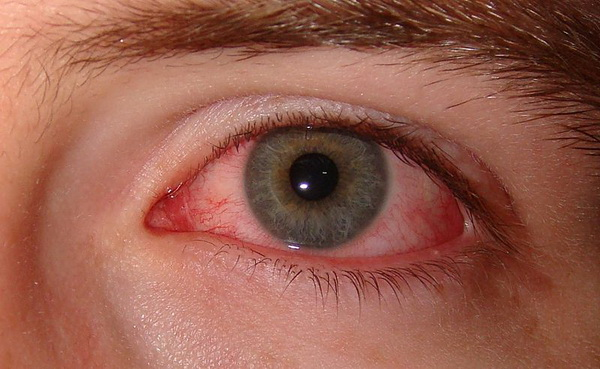
#> input picture dry.jpg, 600 x 369 px
$ python eye2.py   (older library calls are emulated)
#> lines starting #> are read from the running program, lines starting #| are printed output that depends on the picture
import cv2
import numpy as np
import urllib.request

# [23 lines of commented-out code are left out]

font = cv2.FONT_HERSHEY_SIMPLEX


image = cv2.imread('dry.jpg')
#> image is the input picture: shape (369, 600, 3); mean B, G, R 77.5, 93.2, 150.9
image = cv2.resize(image,(600,400))
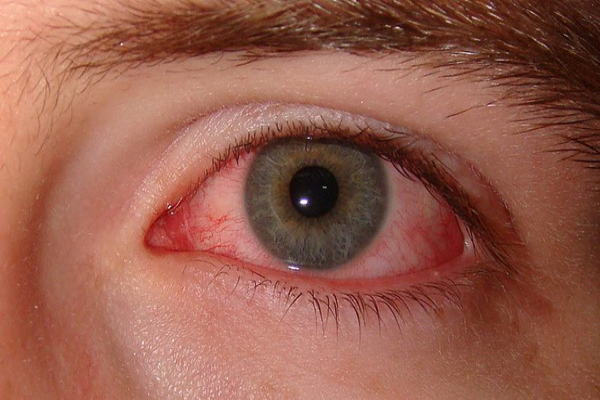
#> image: shape (400, 600, 3); mean B, G, R 77.4, 93.1, 150.8
cv2.imshow('original', image)
cv2.waitKey(0)
gray = cv2.cvtColor(image, cv2.COLOR_RGB2GRAY)
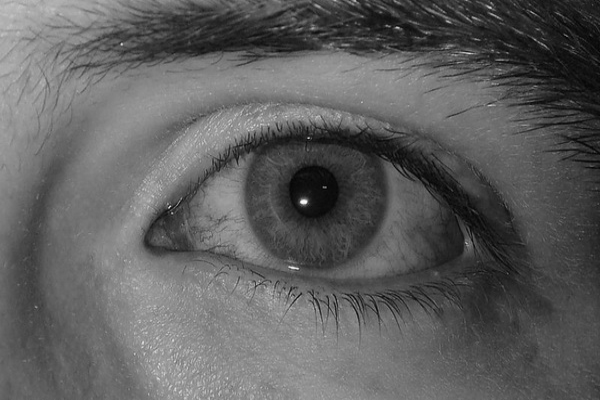
#> gray: shape (400, 600); min 4, max 251, mean 95

blur = cv2.medianBlur(gray, 5)
cropSize = (100, 100)
circles = cv2.HoughCircles(blur, cv2.HOUGH_GRADIENT, 1.5, 10)
#> circles = [[315.8, 194.2, 72.3], [327.8, 194.2, 83.4], [308.2, 203.2, 97.35]]
#> (the run stopped early here; a loop or call above may not have finished)

$ run again, with picc.jpg copied over dry.jpg
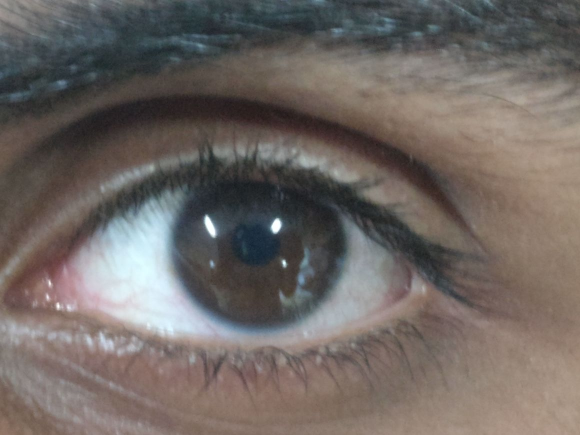
#> input picture picc.jpg, 1160 x 870 px (shown at 1/2 size)
#> image is the input picture: shape (870, 1160, 3); mean B, G, R 99.6, 103.5, 110.9
#> image: shape (400, 600, 3)
#> circles = None
#> `result = cv2.matchTemplate(gray, template, cv2.TM_CCOEFF)`:
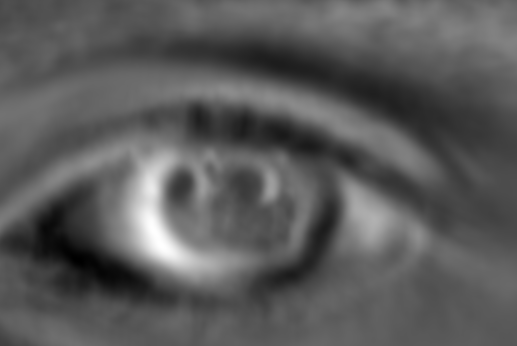
#> result: shape (346, 517) float32; min -6008318, max 11046166, mean 64009.1; drawn with min black and max white
#> min_val = -6008318; max_val = 11046166; min_loc = (75, 258); max_loc = (153, 229)
#> bottom_right = (203, 299)
#> img: shape (400, 600, 3); mean B, G, R 98.2, 102.2, 111.4
#| (153, 229)
#| (203, 299)
#> `crop_cimg = image[top_left[0]:bottom_right[0], top_left[1]:bottom_righ..`:
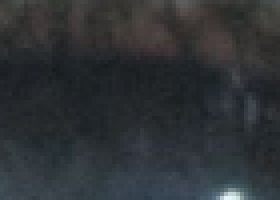
#> crop_cimg: shape (50, 70, 3) (shown 4 times larger); mean B, G, R 53.8, 50.7, 47
#| (50, 70, 3)

$ run again, with browneye.jpg copied over dry.jpg
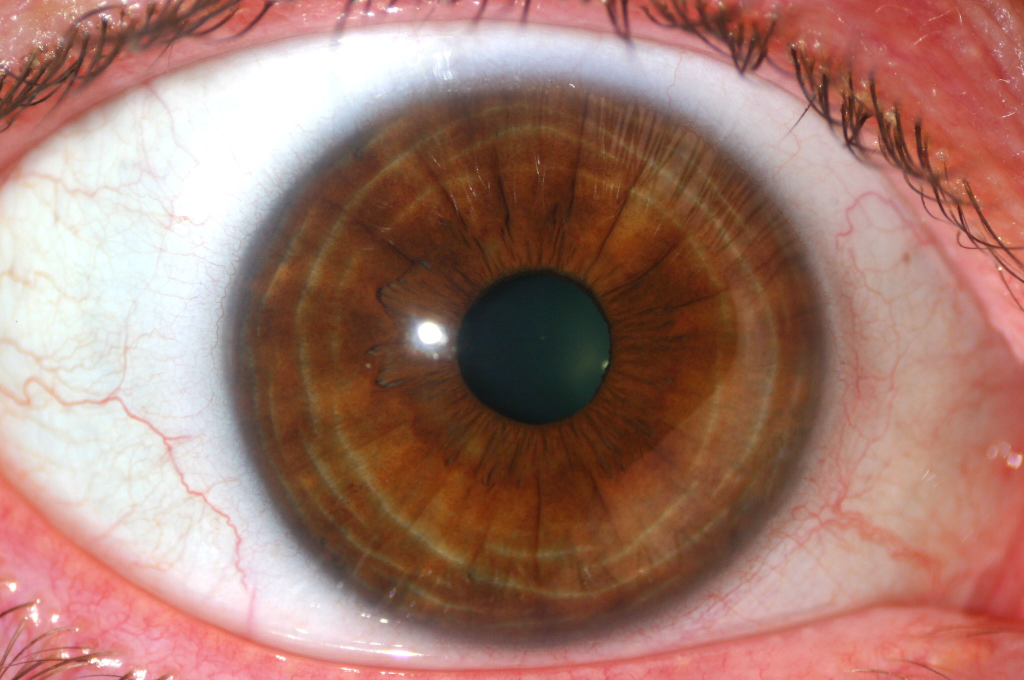
#> input picture browneye.jpg, 2048 x 1360 px (shown at 1/2 size)
#> image is the input picture: shape (1360, 2048, 3); mean B, G, R 111.7, 122.9, 164.7
#> `image = cv2.resize(image,(600,400))`:
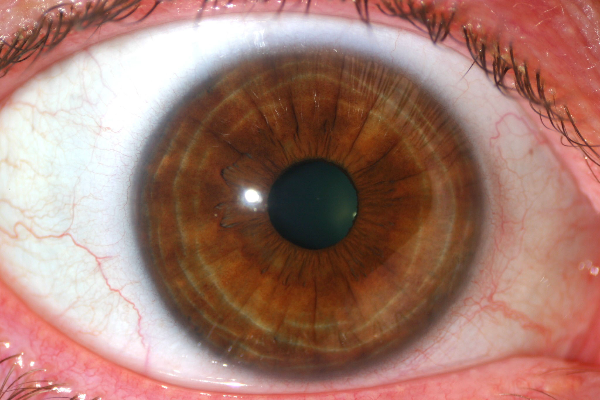
#> image: shape (400, 600, 3); mean B, G, R 111.6, 122.8, 164.6
#> `gray = cv2.cvtColor(image, cv2.COLOR_RGB2GRAY)`:
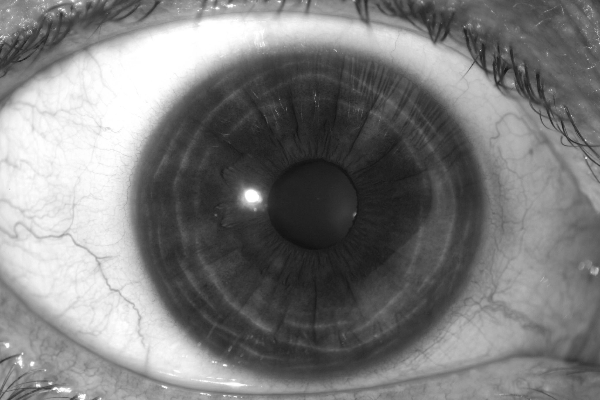
#> gray: shape (400, 600); min 16, max 255, mean 124.2
#> circles = 31 rows, first 8: [306.8, 212.2, 171.8], [338.2, 206.2, 202.7], [332.2, 191.2, 202.3], [324.8, 198.8, 192.6], [311.2, 200.2, 185], [339.8, 234.8, 214.5], [315.8, 216.8, 174.9], [315.8, 189.8, 192.3]
